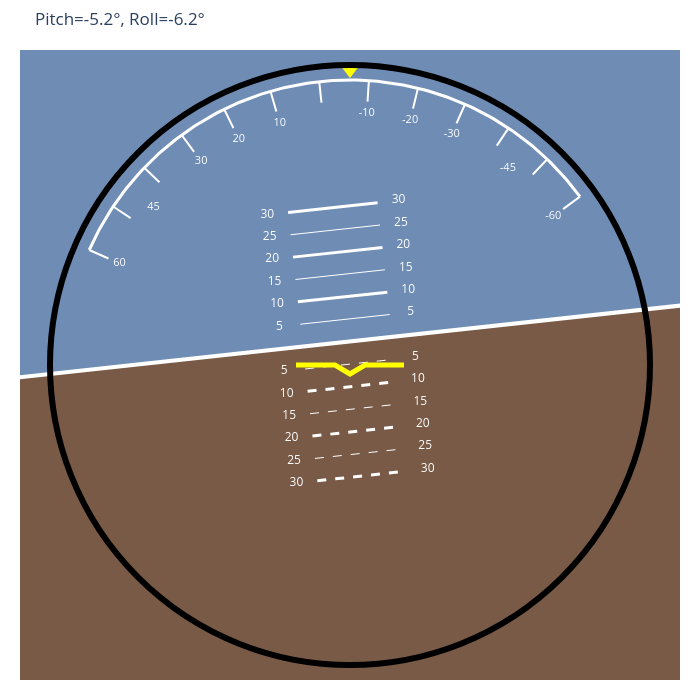

The cell this chart's notebook holds for it:
### Code cell
from north.plots.plot_inclination import inclination_gauge
fig3 = inclination_gauge(pitch, roll)
fig3.show()

### Figure 1 — Plotly figure (JSON) as saved in the notebook; plotly's stock layout.template omitted (floating-point values rounded to 4 significant figures; data arrays with more than 128 entries replaced by an {"elided": "..."} marker saying what was removed)
{"data": [{"fill": "toself", "fillcolor": "rgb(110,140,180)", "line": {"width": 0}, "mode": "lines", "showlegend": false, "x": {"elided": "204 float values"}, "y": {"elided": "204 float values"}, "type": "scatter"}, {"fill": "toself", "fillcolor": "rgb(120,90,70)", "line": {"width": 0}, "mode": "lines", "showlegend": false, "x": {"elided": "204 float values"}, "y": {"elided": "204 float values"}, "type": "scatter"}, {"line": {"color": "white", "width": 4}, "mode": "lines", "showlegend": false, "x": {"elided": "200 float values"}, "y": {"elided": "200 float values"}, "type": "scatter"}, {"line": {"color": "white", "dash": "dash", "width": 3}, "mode": "lines", "showlegend": false, "x": [-0.1089, 0.1893], "y": [-0.386, -0.3536], "type": "scatter"}, {"mode": "text", "showlegend": false, "text": ["30", "30"], "textfont": {"color": "white", "size": 12}, "x": [-0.1785, 0.2589], "y": [-0.3936, -0.3461], "type": "scatter"}, {"line": {"color": "white", "dash": "dash", "width": 1}, "mode": "lines", "showlegend": false, "x": [-0.117, 0.1812], "y": [-0.3115, -0.2791], "type": "scatter"}, {"mode": "text", "showlegend": false, "text": ["25", "25"], "textfont": {"color": "white", "size": 12}, "x": [-0.1866, 0.2508], "y": [-0.319, -0.2715], "type": "scatter"}, {"line": {"color": "white", "dash": "dash", "width": 3}, "mode": "lines", "showlegend": false, "x": [-0.1251, 0.1731], "y": [-0.2369, -0.2045], "type": "scatter"}, {"mode": "text", "showlegend": false, "text": ["20", "20"], "textfont": {"color": "white", "size": 12}, "x": [-0.1947, 0.2427], "y": [-0.2445, -0.1969], "type": "scatter"}, {"line": {"color": "white", "dash": "dash", "width": 1}, "mode": "lines", "showlegend": false, "x": [-0.1332, 0.165], "y": [-0.1623, -0.1299], "type": "scatter"}, {"mode": "text", "showlegend": false, "text": ["15", "15"], "textfont": {"color": "white", "size": 12}, "x": [-0.2028, 0.2346], "y": [-0.1699, -0.1224], "type": "scatter"}, {"line": {"color": "white", "dash": "dash", "width": 3}, "mode": "lines", "showlegend": false, "x": [-0.1413, 0.1569], "y": [-0.08778, -0.05538], "type": "scatter"}, {"mode": "text", "showlegend": false, "text": ["10", "10"], "textfont": {"color": "white", "size": 12}, "x": [-0.2109, 0.2265], "y": [-0.09534, -0.04782], "type": "scatter"}, {"line": {"color": "white", "dash": "dash", "width": 1}, "mode": "lines", "showlegend": false, "x": [-0.1494, 0.1488], "y": [-0.01322, 0.01918], "type": "scatter"}, {"mode": "text", "showlegend": false, "text": ["5", "5"], "textfont": {"color": "white", "size": 12}, "x": [-0.219, 0.2184], "y": [-0.02078, 0.02674], "type": "scatter"}, {"line": {"color": "white", "width": 1}, "mode": "lines", "showlegend": false, "x": [-0.1656, 0.1326], "y": [0.1359, 0.1683], "type": "scatter"}, {"mode": "text", "showlegend": false, "text": ["5", "5"], "textfont": {"color": "white", "size": 12}, "x": [-0.2352, 0.2022], "y": [0.1283, 0.1759], "type": "scatter"}, {"line": {"color": "white", "width": 3}, "mode": "lines", "showlegend": false, "x": [-0.1737, 0.1245], "y": [0.2105, 0.2429], "type": "scatter"}, {"mode": "text", "showlegend": false, "text": ["10", "10"], "textfont": {"color": "white", "size": 12}, "x": [-0.2433, 0.1941], "y": [0.2029, 0.2504], "type": "scatter"}, {"line": {"color": "white", "width": 1}, "mode": "lines", "showlegend": false, "x": [-0.1818, 0.1164], "y": [0.285, 0.3174], "type": "scatter"}, {"mode": "text", "showlegend": false, "text": ["15", "15"], "textfont": {"color": "white", "size": 12}, "x": [-0.2514, 0.186], "y": [0.2775, 0.325], "type": "scatter"}, {"line": {"color": "white", "width": 3}, "mode": "lines", "showlegend": false, "x": [-0.1899, 0.1083], "y": [0.3596, 0.392], "type": "scatter"}, {"mode": "text", "showlegend": false, "text": ["20", "20"], "textfont": {"color": "white", "size": 12}, "x": [-0.2595, 0.1779], "y": [0.352, 0.3995], "type": "scatter"}, {"line": {"color": "white", "width": 1}, "mode": "lines", "showlegend": false, "x": [-0.198, 0.1002], "y": [0.4342, 0.4666], "type": "scatter"}, {"mode": "text", "showlegend": false, "text": ["25", "25"], "textfont": {"color": "white", "size": 12}, "x": [-0.2676, 0.1698], "y": [0.4266, 0.4741], "type": "scatter"}, {"line": {"color": "white", "width": 3}, "mode": "lines", "showlegend": false, "x": [-0.2061, 0.0921], "y": [0.5087, 0.5411], "type": "scatter"}, {"mode": "text", "showlegend": false, "text": ["30", "30"], "textfont": {"color": "white", "size": 12}, "x": [-0.2757, 0.1617], "y": [0.5012, 0.5487], "type": "scatter"}, {"line": {"color": "white", "width": 3}, "mode": "lines", "showlegend": false, "x": {"elided": "200 float values"}, "y": {"elided": "200 float values"}, "type": "scatter"}, {"line": {"color": "white", "width": 2}, "mode": "lines", "showlegend": false, "x": [-0.8052, -0.8692], "y": [0.3551, 0.3834], "type": "scatter"}, {"line": {"color": "white", "width": 2}, "mode": "lines", "showlegend": false, "x": [-0.7313, -0.7894], "y": [0.4895, 0.5285], "type": "scatter"}, {"line": {"color": "white", "width": 2}, "mode": "lines", "showlegend": false, "x": [-0.6351, -0.6857], "y": [0.6091, 0.6575], "type": "scatter"}, {"line": {"color": "white", "width": 2}, "mode": "lines", "showlegend": false, "x": [-0.5197, -0.5611], "y": [0.7101, 0.7666], "type": "scatter"}, {"line": {"color": "white", "width": 2}, "mode": "lines", "showlegend": false, "x": [-0.3885, -0.4194], "y": [0.7896, 0.8524], "type": "scatter"}, {"line": {"color": "white", "width": 2}, "mode": "lines", "showlegend": false, "x": [-0.2455, -0.265], "y": [0.8451, 0.9123], "type": "scatter"}, {"line": {"color": "white", "width": 2}, "mode": "lines", "showlegend": false, "x": [-0.09504, -0.1026], "y": [0.8749, 0.9444], "type": "scatter"}, {"line": {"color": "white", "width": 2}, "mode": "lines", "showlegend": false, "x": [0.05832, 0.06296], "y": [0.8781, 0.9479], "type": "scatter"}, {"line": {"color": "white", "width": 2}, "mode": "lines", "showlegend": false, "x": [0.2099, 0.2266], "y": [0.8546, 0.9226], "type": "scatter"}, {"line": {"color": "white", "width": 2}, "mode": "lines", "showlegend": false, "x": [0.3551, 0.3834], "y": [0.8052, 0.8692], "type": "scatter"}, {"line": {"color": "white", "width": 2}, "mode": "lines", "showlegend": false, "x": [0.4895, 0.5285], "y": [0.7313, 0.7894], "type": "scatter"}, {"line": {"color": "white", "width": 2}, "mode": "lines", "showlegend": false, "x": [0.6091, 0.6575], "y": [0.6351, 0.6857], "type": "scatter"}, {"line": {"color": "white", "width": 2}, "mode": "lines", "showlegend": false, "x": [0.7101, 0.7666], "y": [0.5197, 0.5611], "type": "scatter"}, {"mode": "text", "showlegend": false, "text": ["60"], "textfont": {"color": "white", "size": 11}, "x": [-0.7686], "y": [0.339], "type": "scatter"}, {"mode": "text", "showlegend": false, "text": ["45"], "textfont": {"color": "white", "size": 11}, "x": [-0.6546], "y": [0.5263], "type": "scatter"}, {"mode": "text", "showlegend": false, "text": ["30"], "textfont": {"color": "white", "size": 11}, "x": [-0.4961], "y": [0.6778], "type": "scatter"}, {"mode": "text", "showlegend": false, "text": ["20"], "textfont": {"color": "white", "size": 11}, "x": [-0.3709], "y": [0.7537], "type": "scatter"}, {"mode": "text", "showlegend": false, "text": ["10"], "textfont": {"color": "white", "size": 11}, "x": [-0.2344], "y": [0.8066], "type": "scatter"}, {"mode": "text", "showlegend": false, "text": ["-10"], "textfont": {"color": "white", "size": 11}, "x": [0.05567], "y": [0.8382], "type": "scatter"}, {"mode": "text", "showlegend": false, "text": ["-20"], "textfont": {"color": "white", "size": 11}, "x": [0.2004], "y": [0.8158], "type": "scatter"}, {"mode": "text", "showlegend": false, "text": ["-30"], "textfont": {"color": "white", "size": 11}, "x": [0.339], "y": [0.7686], "type": "scatter"}, {"mode": "text", "showlegend": false, "text": ["-45"], "textfont": {"color": "white", "size": 11}, "x": [0.5263], "y": [0.6546], "type": "scatter"}, {"mode": "text", "showlegend": false, "text": ["-60"], "textfont": {"color": "white", "size": 11}, "x": [0.6778], "y": [0.4961], "type": "scatter"}, {"line": {"color": "yellow", "width": 5}, "mode": "lines", "showlegend": false, "x": [-0.18, -0.05, 0.0, 0.05, 0.18], "y": [0.0, 0.0, -0.03, 0.0, 0.0], "type": "scatter"}, {"marker": {"color": "yellow", "size": 14, "symbol": "triangle-down"}, "mode": "markers", "showlegend": false, "x": [0], "y": [0.98], "type": "scatter"}], "layout": {"shapes": [{"line": {"color": "black", "width": 6}, "type": "circle", "x0": -1.0, "x1": 1.0, "y0": -1.0, "y1": 1.0}], "xaxis": {"range": [-1.05, 1.05], "visible": false}, "yaxis": {"range": [-1.05, 1.05], "visible": false, "scaleanchor": "x"}, "margin": {"l": 20, "r": 20, "t": 50, "b": 20}, "title": {"text": "Pitch=-5.2°, Roll=-6.2°"}, "plot_bgcolor": "black", "width": 700, "height": 700}}
